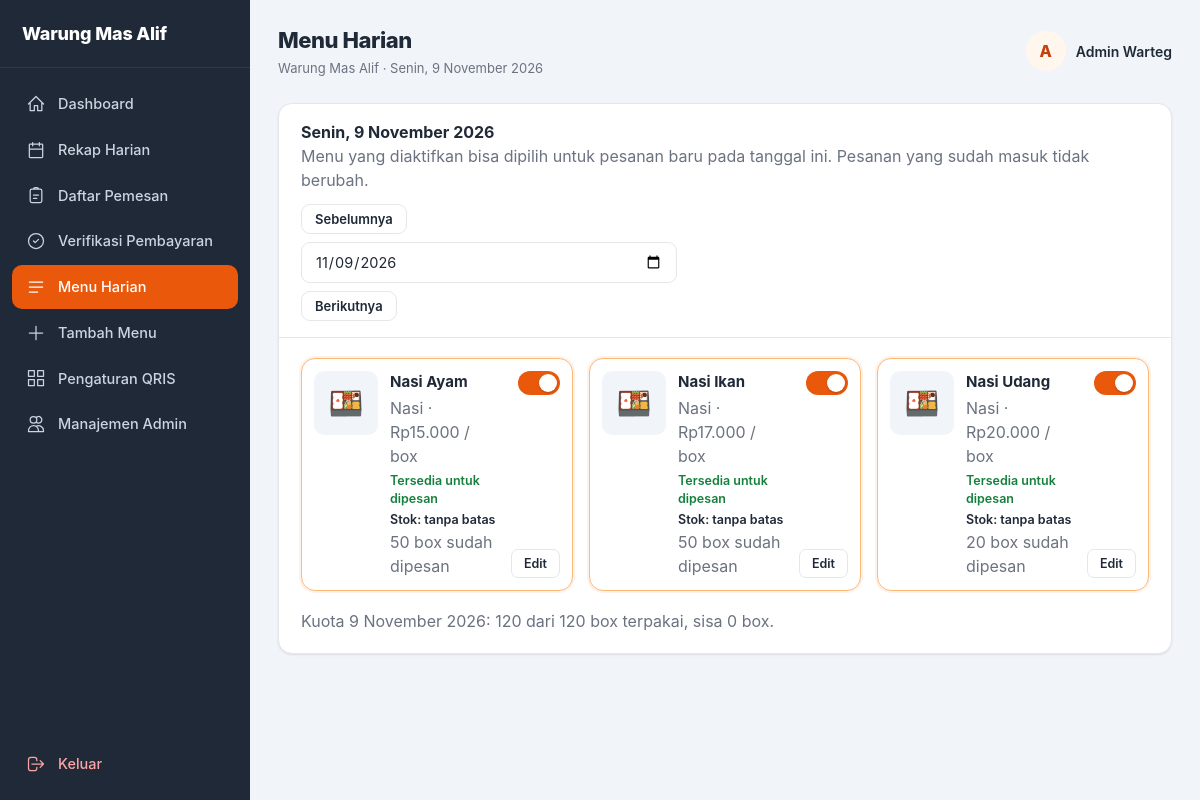
The page /warteg/warteg/admin/menu_harian.php (signed in) on the database its author committed.
### tables this page shows
CREATE TABLE IF NOT EXISTS menu (
  id        INT UNSIGNED NOT NULL AUTO_INCREMENT,
  nama      VARCHAR(100) NOT NULL,
  kategori  ENUM('nasi','lauk','sayur', 'paket a', 'paket b', 'paket c') NOT NULL DEFAULT 'nasi',
  harga     INT UNSIGNED NOT NULL,
  foto      VARCHAR(255) NULL COMMENT 'nama file di folder uploads/menu/',
  aktif     TINYINT(1)   NOT NULL DEFAULT 1,
  PRIMARY KEY (id),
  UNIQUE KEY uq_menu_nama (nama)
);

### warteg/warteg/includes/auth.php (called while the page is built, shortened)
<?php
function admin_login_id(): int {
    return (int)($_SESSION['admin_id'] ?? 0);
}
function nama_admin(): string { mulai_sesi(); return $_SESSION['admin_nama'] ?? 'Admin'; }
function foto_admin_sesi(): ?string {
    return $_SESSION['admin_foto'] ?? null;
}
function bahasa_aktif(): string { mulai_sesi(); return ($_SESSION['admin_bahasa'] ?? 'id') === 'en' ? 'en' : 'id'; }
function akun_aktif(mysqli $kon): ?array {
    $id = admin_login_id();
    try { return db_row($kon, 'SELECT * FROM admin WHERE id = ?', [$id]); }
    catch (Throwable $e) { error_log('akun_aktif gagal: ' . $e->getMessage()); return null; }
}
function is_owner(?mysqli $kon = null): bool {
    global $kon;
    $a = akun_aktif($kon);
    return (($a['role'] ?? 'admin') === 'owner');
}

### warteg/warteg/includes/helpers.php (called while the page is built, shortened)
<?php
function e($s): string { return htmlspecialchars((string)$s, ENT_QUOTES | ENT_SUBSTITUTE, 'UTF-8'); }
function rupiah($n): string { return 'Rp' . number_format((int)$n, 0, ',', '.'); }
function valid_tanggal($t): ?string {
    if (!is_string($t) || !preg_match('/^\d{4}-\d{2}-\d{2}$/', $t)) return null;
    $d = DateTime::createFromFormat('Y-m-d', $t);
    return ($d && $d->format('Y-m-d') === $t) ? $t : null;
}
function tanggal_id(string $t, bool $dgn_hari = true): string {
    $hari  = ['Minggu','Senin','Selasa','Rabu','Kamis','Jumat','Sabtu'];
    $bulan = ['', 'Januari','Februari','Maret','April','Mei','Juni','Juli','Agustus','September','Oktober','November','Desember'];
    $d = new DateTime($t);
    $s = $d->format('j') . ' ' . $bulan[(int)$d->format('n')] . ' ' . $d->format('Y');
    return $dgn_hari ? $hari[(int)$d->format('w')] . ', ' . $s : $s;
}
function url(string $path): string { return BASE_URL . '/' . ltrim($path, '/'); }
function foto_admin_valid(?string $nama): bool {
    if (!is_string($nama) || $nama === '' || strlen($nama) > 60) return false;
    return (bool)preg_match('/^[a-f0-9]{20}\.(jpg|png|webp)$/', $nama);
}
function url_foto_admin(?string $nama, $versi = null): ?string {
    if (!foto_admin_valid($nama)) return null;
    $u = url('uploads/admin/' . $nama);
    return $u;
}
function inisial_dari(?string $nama, ?string $cadangan = null): string {
    $sumber = trim((string)$nama) !== '' ? (string)$nama : (string)$cadangan;
    $sumber = trim($sumber);
    return mb_strtoupper(mb_substr($sumber, 0, 1, 'UTF-8'), 'UTF-8');
}
function db_stmt(mysqli $kon, string $sql, array $p = []): mysqli_stmt {
    $st = $kon->prepare($sql);
    if ($p) {
        $tipe = '';
        foreach ($p as $v) $tipe .= is_int($v) ? 'i' : 's';
        $st->bind_param($tipe, ...$p);
    }
    $st->execute();
    return $st;
}
function db_all(mysqli $kon, string $sql, array $p = []): array {
    $st = db_stmt($kon, $sql, $p);
    $r = $st->get_result()->fetch_all(MYSQLI_ASSOC);
    return $r;
}
function db_row(mysqli $kon, string $sql, array $p = []): ?array { return db_all($kon, $sql, $p)[0] ?? null; }

### warteg/warteg/includes/i18n.php (called while the page is built, shortened)
<?php
function daftar_terjemahan(): array {
    static $kamus = null;
    if ($kamus !== null) return $kamus;
    return $kamus;
}
function t(string $kunci, ?string $bahasa = null): string {
    $bahasa = $bahasa ?? bahasa_aktif();
    $kamus  = daftar_terjemahan();
    return $kamus[$bahasa][$kunci] ?? ($kamus['id'][$kunci] ?? $kunci);
}

### warteg/warteg/includes/pesanan_service.php (called while the page is built, shortened)
<?php
function ringkasan_tanggal(mysqli $kon, string $tgl): array {
    $r = db_row($kon, "SELECT COALESCE(SUM(total_box),0) AS box, COUNT(*) AS pesanan,
            COALESCE(SUM(status='" . STATUS_MENUNGGU . "'),0) AS menunggu,
            COALESCE(SUM(status='" . STATUS_MASAK . "'),0) AS masak,
            COALESCE(SUM(status='" . STATUS_SIAP . "'),0) AS siap
        FROM pesanan WHERE tanggal_ambil = ?", [$tgl]);
    $box = (int)$r['box'];
    return [
        'box' => $box, 'pesanan' => (int)$r['pesanan'], 'menunggu' => (int)$r['menunggu'],
        'masak' => (int)$r['masak'], 'siap' => (int)$r['siap'],
        'sisa' => max(0, KAPASITAS_HARIAN - $box),
        'persen' => min(100, (int)round($box / KAPASITAS_HARIAN * 100)),
        'level' => $box >= KAPASITAS_HARIAN ? 'penuh' : ($box >= KAPASITAS_HARIAN * 0.8 ? 'hampir' : 'aman'),
    ];
}
function menu_per_tanggal(mysqli $kon, string $tgl): array {
    return db_all($kon, "SELECT m.id, m.nama, m.kategori, m.harga, COALESCE(mh.foto, m.foto) AS foto, m.aktif,
            COALESCE(mh.tersedia,0) AS tersedia, mh.stok, COALESCE(x.jml,0) AS jumlah
        FROM menu m
        LEFT JOIN menu_harian mh ON mh.menu_id = m.id AND mh.tanggal = ?
        LEFT JOIN (SELECT d.menu_id, SUM(d.jumlah) AS jml
                   FROM detail_pesanan d JOIN pesanan p ON p.id = d.pesanan_id
                   WHERE p.tanggal_ambil = ? GROUP BY d.menu_id) x ON x.menu_id = m.id
        WHERE m.aktif = 1 OR x.jml > 0
        ORDER BY FIELD(m.kategori,'nasi','lauk','sayur', 'paket a', 'paket b', 'paket c'), m.nama", [$tgl, $tgl]);
}

### warteg/warteg/admin/menu_harian.php (the view, shortened to what this page needs)
<?php
require_once __DIR__ . '/../includes/bootstrap.php';
$hari = date('Y-m-d');
$tgl  = valid_tanggal($_GET['tanggal'] ?? null) ?? $hari;
$menu = menu_per_tanggal($kon, $tgl);
$r = ringkasan_tanggal($kon, $tgl);
$kemarin = (new DateTime($tgl))->modify('-1 day')->format('Y-m-d');
$besok   = (new DateTime($tgl))->modify('+1 day')->format('Y-m-d');
$judul = 'Menu Harian';
$menu_aktif = 'menu';
require __DIR__ . '/../includes/layout_atas.php';
?>
<div class="content-card">
    <div class="card-header filter-tanggal">
        <div>
            <h2><?= e(tanggal_id($tgl)) ?></h2>
            <p class="teks-redup">Menu yang diaktifkan bisa dipilih untuk pesanan baru pada tanggal ini. Pesanan yang sudah masuk tidak berubah.</p>
        </div>
        <form method="get" class="form-tanggal">
            <a class="btn btn-secondary btn-kecil" href="?tanggal=<?= e($kemarin) ?>">Sebelumnya</a>
            <input class="form-control" type="date" name="tanggal" value="<?= e($tgl) ?>" onchange="this.form.submit()">
            <a class="btn btn-secondary btn-kecil" href="?tanggal=<?= e($besok) ?>">Berikutnya</a>
        </form>
    </div>
    <div class="card-body">
        <div class="grid-menu" id="gridMenu" data-tanggal="<?= e($tgl) ?>">
            <?php foreach ($menu as $m):
                $on = (int)$m['tersedia'] === 1; ?>
                <div class="kartu-menu<?= $on ? ' aktif' : '' ?>" data-menu="<?= (int)$m['id'] ?>">
                    <div class="foto-menu">
                        <?php if (!empty($m['foto'])): ?>
                            <img src="<?= e(url('uploads/menu/' . rawurlencode($m['foto']))) ?>" alt="<?= e($m['nama']) ?>">
                        <?php else: ?><span aria-hidden="true">🍱</span><?php endif; ?>
                    </div>
                    <div class="info-menu">
                        <h3><?= e($m['nama']) ?></h3>
                        <p class="teks-redup"><?= e(ucfirst($m['kategori'])) ?> &middot; <?= e(rupiah($m['harga'])) ?> / box</p>
                        <p class="status-menu"><?= $on ? 'Tersedia untuk dipesan' : 'Tidak tersedia' ?></p>
                        <?php
                        $stok = $m['stok'] === null ? null : (int)$m['stok'];
                        $sisaStok = $stok === null ? null : max(0, $stok - (int)$m['jumlah']);
                        $kelasStok = $sisaStok === null ? '' : ($sisaStok === 0 ? ' stok-habis' : ($sisaStok <= $stok * 0.2 ? ' stok-tipis' : ''));
                        ?>
                        <p class="status-stok<?= $kelasStok ?>">
                            <?php if ($stok === null): ?>
                                Stok: tanpa batas
                            <?php elseif ($sisaStok === 0): ?>
                                Stok habis (<?= $stok ?> box terjual)
                            <?php else: ?>
                                Stok: sisa <?= $sisaStok ?> dari <?= $stok ?> box
                            <?php endif; ?>
                        </p>
                        <p class="teks-redup"><?= (int)$m['jumlah'] ?> box sudah dipesan<?= (!$on && $m['jumlah'] > 0) ? ' (tetap harus diproses)' : '' ?></p>
                    </div>
                    <div class="aksi-kartu">
                        <label class="toggle" title="Aktif / Nonaktif">
                            <span class="toggle-slider"></span>
                        </label>
                        <?php
                        $dataEdit = [
                            'id'       => (int)$m['id'],
                            'nama'     => $m['nama'],
                            'kategori' => $m['kategori'],
                            'harga'    => (int)$m['harga'],
                            'aktif'    => (int)$m['aktif'],
                            'stok'     => $m['stok'] === null ? '' : (int)$m['stok'],
                            'terjual'  => (int)$m['jumlah'],
                            'foto'     => (string)($m['foto'] ?? ''),
                            'foto_url' => !empty($m['foto']) ? url('uploads/menu/' . rawurlencode($m['foto'])) : '',
                        ];
                        ?>
                        <button type="button" class="btn-action btn-detail js-edit-menu"
                                data-menu="<?= e(json_encode($dataEdit, JSON_UNESCAPED_UNICODE | JSON_HEX_APOS | JSON_HEX_QUOT)) ?>"
                                title="Ubah nama, kategori, harga, foto, atau status menu">Edit</button>
                    </div>
                </div>
            <?php endforeach; ?>
        </div>
        <p class="teks-redup">Kuota <?= e(tanggal_id($tgl, false)) ?>: <?= $r['box'] ?> dari <?= KAPASITAS_HARIAN ?> box terpakai, sisa <?= $r['sisa'] ?> box.</p>
    </div>
</div>
<?php require __DIR__ . '/../includes/layout_bawah.php';

### warteg/warteg/includes/layout_atas.php (shortened to what this page needs)
<?php
$navigasi = [
    'dashboard' => ['nav.dashboard', 'admin/index.php',       'M3 12l9-9 9 9M5 10v10h5v-6h4v6h5V10'],
    'rekap'     => ['nav.rekap',     'admin/rekap.php',       'M8 7V3m8 4V3M4 11h16M5 5h14a1 1 0 011 1v14a1 1 0 01-1 1H5a1 1 0 01-1-1V6a1 1 0 011-1z'],
    'pemesan'   => ['nav.pemesan',   'admin/pemesan.php',     'M9 5H7a2 2 0 00-2 2v12a2 2 0 002 2h10a2 2 0 002-2V7a2 2 0 00-2-2h-2M9 5a2 2 0 012-2h2a2 2 0 012 2M9 5h6M9 12h6M9 16h4'],
    'verifikasi'=> ['nav.verifikasi','admin/verifikasi.php',  'M9 12l2 2 4-4m6 2a9 9 0 11-18 0 9 9 0 0118 0z'],
    'menu'      => ['nav.menu',      'admin/menu_harian.php', 'M4 6h16M4 12h16M4 18h10'],
    'tambah'    => ['nav.tambah',    'admin/tambah_menu.php', 'M12 4v16m8-8H4'],
    'qris'      => ['nav.qris',      'admin/qris.php',        'M3 3h7v7H3zM14 3h7v7h-7zM14 14h7v7h-7zM3 14h7v7H3z'],
    'admin'     => ['nav.admin',     'admin/admin.php',       'M12 4.354a4 4 0 110 5.292M15 21H3v-1a6 6 0 0112 0v1zm0 0h6v-1a6 6 0 00-9-5.197M13 7a4 4 0 11-8 0 4 4 0 018 0z'],
];
$nama_saya       = nama_admin();
$foto_saya_nama  = foto_admin_sesi();
$url_foto_saya   = url_foto_admin($foto_saya_nama);
$inisial_saya    = inisial_dari($nama_saya);
$profil_saya_url = url('admin/profil.php');
$bahasa_ui       = bahasa_aktif();
$pemilik         = is_owner($kon ?? null);
?><!DOCTYPE html>
<html lang="<?= e($bahasa_ui) ?>">
<head>
    <link rel="stylesheet" href="<?= e(url('assets/css/admin.css')) ?>">
</head>
<body>
<aside class="sidebar" id="sidebar">
    <div class="logo-section"><?= e(NAMA_WARTEG) ?></div>
    <nav class="nav-menu">
        <?php foreach ($navigasi as $kunci => [$kunci_label, $href, $ikon]): ?>
            <a href="<?= e(url($href)) ?>" class="nav-item<?= $kunci === $menu_aktif ? ' active' : '' ?>">
                <svg fill="none" stroke="currentColor" viewBox="0 0 24 24" aria-hidden="true"><path stroke-linecap="round" stroke-linejoin="round" stroke-width="1.5" d="<?= e($ikon) ?>"/></svg>
                <span><?= e(t($kunci_label, $bahasa_ui)) ?></span>
            </a>
        <?php endforeach; ?>
        <a href="<?= e(url('admin/logout.php')) ?>" class="nav-item nav-keluar">
            <svg fill="none" stroke="currentColor" viewBox="0 0 24 24" aria-hidden="true"><path stroke-linecap="round" stroke-linejoin="round" stroke-width="1.5" d="M17 16l4-4m0 0l-4-4m4 4H7m6 4v1a3 3 0 01-3 3H6a3 3 0 01-3-3V7a3 3 0 013-3h4a3 3 0 013 3v1"/></svg>
            <span><?= e(t('nav.keluar', $bahasa_ui)) ?></span>
        </a>
    </nav>
</aside>
<div class="main-content">
    <header class="topbar">
        <div class="topbar-judul">
            <h1><?= e($judul) ?></h1>
            <p><?= e(NAMA_WARTEG) ?> &middot; <?= e(tanggal_id(date('Y-m-d'))) ?></p>
        </div>
        <div class="topbar-admin">
            <span class="topbar-foto" role="button" tabindex="0" title="<?= e(t('topbar.foto', $bahasa_ui)) ?>"
                  <?= $url_foto_saya ? 'data-lightbox="' . e($url_foto_saya) . '"' : '' ?>>
                <?php if ($url_foto_saya): ?>
                    <img src="<?= e($url_foto_saya) ?>" alt="<?= e(t('topbar.foto', $bahasa_ui)) ?> <?= e($nama_saya) ?>" class="avatar">
                <?php else: ?>
                    <span class="avatar avatar-inisial" aria-hidden="true"><?= e($inisial_saya) ?></span>
                <?php endif; ?>
            </span>
            <a href="<?= e($profil_saya_url) ?>" class="admin-nama" title="<?= e(t('topbar.profil', $bahasa_ui)) ?>"><?= e($nama_saya) ?></a>
        </div>
    </header>

### rows shown on the page
menu: nama "Nasi Ayam", kategori "Nasi", harga "Rp15.000", jumlah "50"
menu: nama "Nasi Ikan", kategori "Nasi", harga "Rp17.000", jumlah "50"
menu: nama "Nasi Udang", kategori "Nasi", harga "Rp20.000", jumlah "20"

### other values the page prints
NAMA_WARTEG "Warung Mas Alif"
t($kunci_label, $bahasa_ui) "Dashboard"
t($kunci_label, $bahasa_ui) "Rekap Harian"
t($kunci_label, $bahasa_ui) "Daftar Pemesan"
t($kunci_label, $bahasa_ui) "Verifikasi Pembayaran"
t($kunci_label, $bahasa_ui) "Menu Harian"
t($kunci_label, $bahasa_ui) "Tambah Menu"
t($kunci_label, $bahasa_ui) "Pengaturan QRIS"
t($kunci_label, $bahasa_ui) "Manajemen Admin"
t('nav.keluar', $bahasa_ui) "Keluar"
$judul "Menu Harian"
$inisial_saya "A"
$nama_saya "Admin Warteg"
tanggal_id($tgl) "Senin, 9 November 2026"
tanggal_id($tgl, false) "9 November 2026"
